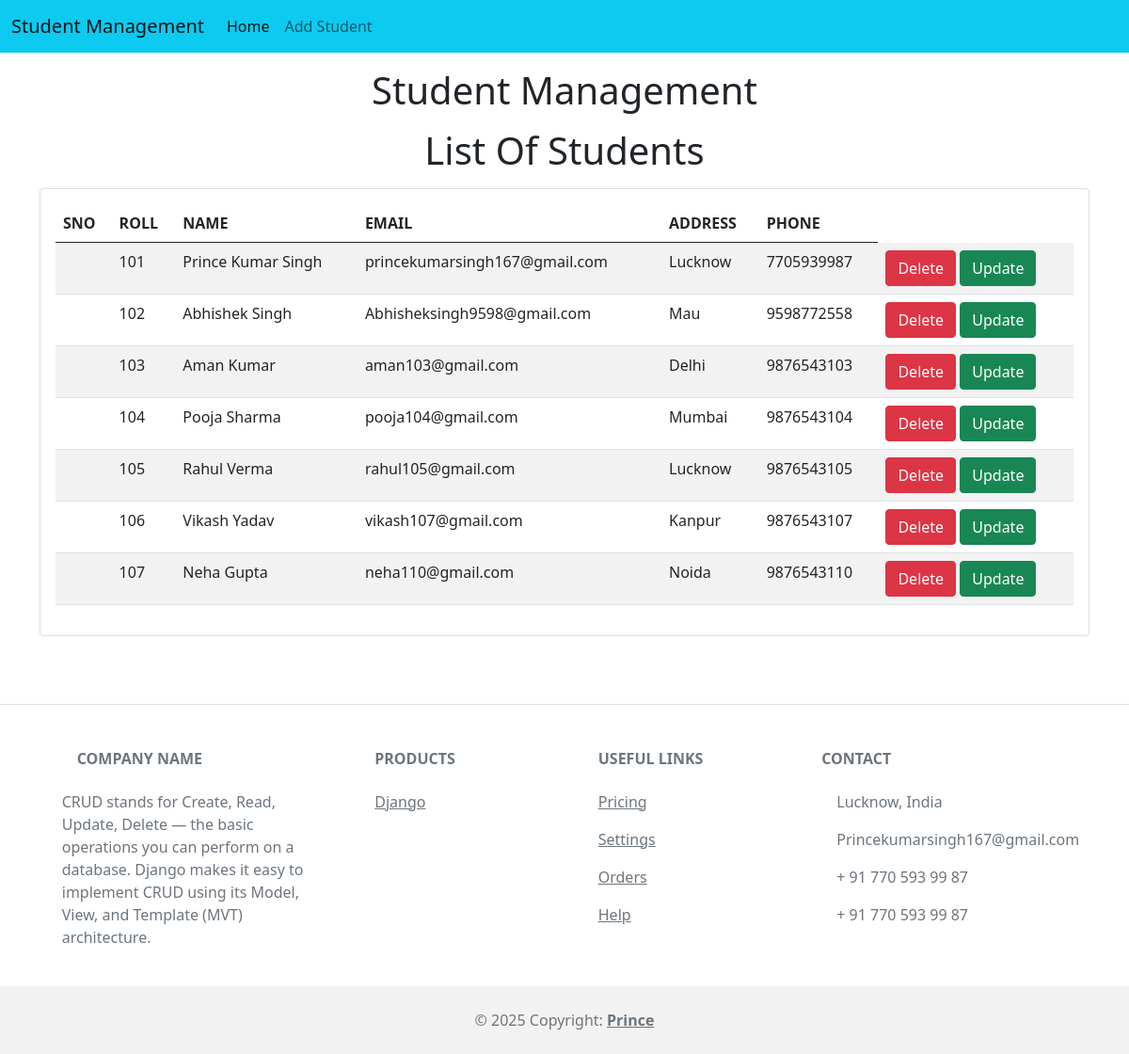
The page /std/ on the database as committed earlier.
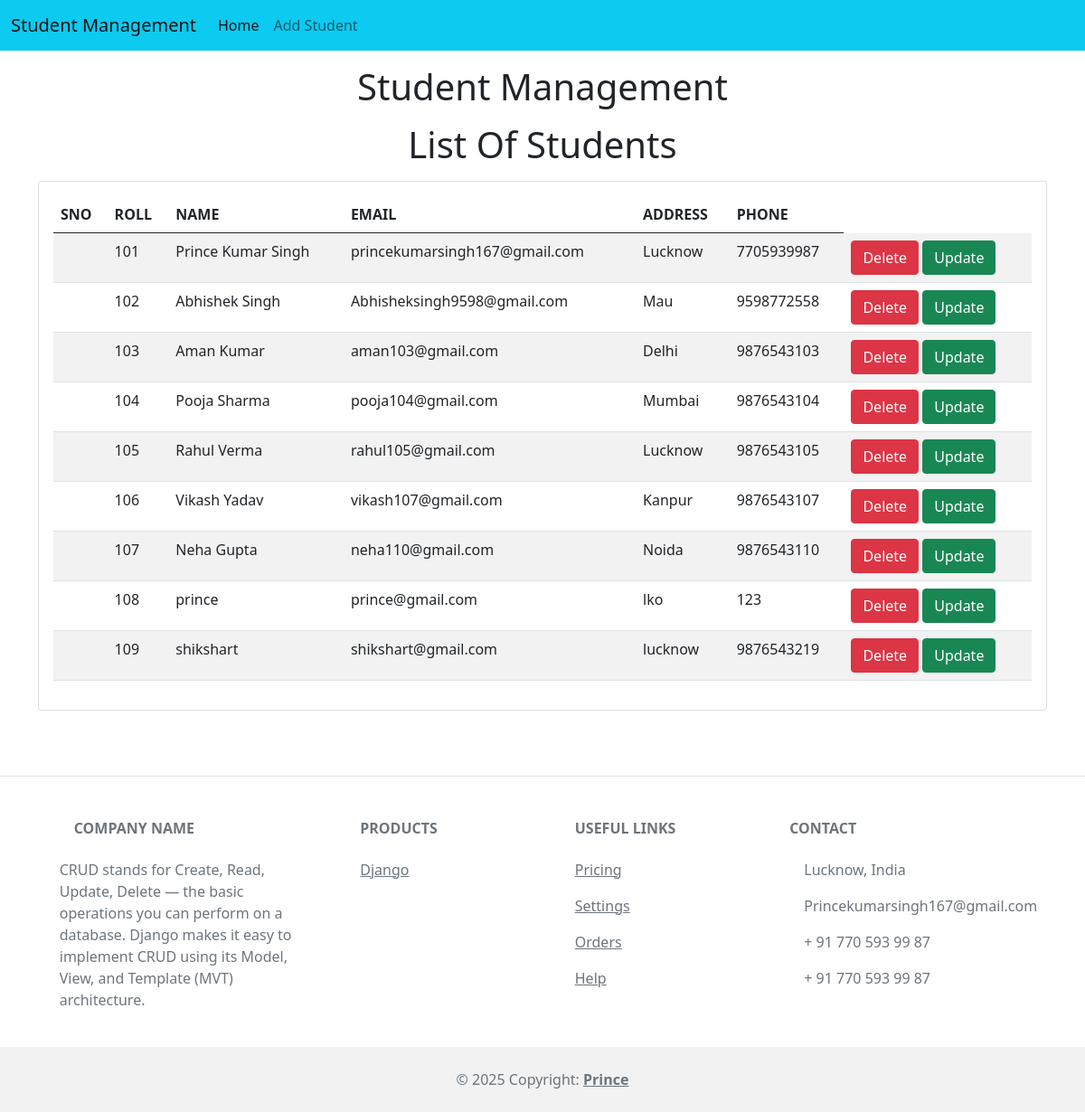
The same page on the database as committed later.
### std/models.py (models this page shows)
class Student(models.Model):
    roll=models.CharField(max_length=100)
    name=models.CharField(max_length=50)
    email=models.CharField(max_length=150)
    address=models.CharField(max_length=200)
    phone=models.CharField(max_length=10)

### std/views.py (the view)
# urls.py: path("",home),
def home(request):
    std=Student.objects.all()
    return render(request,"std/home.html", {'std':std})

### templates/std/home.html (shortened to what this page needs)
<!doctype html>
<html lang="en">
  <head>
    <link href="https://cdn.jsdelivr.net/npm/bootstrap@5.0.2/dist/css/bootstrap.min.css" rel="stylesheet">
  </head>
  <body>
    {% include 'std/navbar.html' %}
    <h1 class="text-center my-3">Student Management</h1>
    <h1 class="text-center my-3">List Of Students</h1>
    <div class="container">
      <div class="row">
        <div class="col-md-12">
          <div class="card">
            <div class="card-body">
              <table class="table table-striped">
                <thead>
                  <tr>
                    <th>SNO</th>
                    <th>ROLL</th>
                    <th>NAME</th>
                    <th>EMAIL</th>
                    <th>ADDRESS</th>
                    <th>PHONE</th>
                  </tr>
                </thead>
                <tbody>
                  {% for s in std %}
                  <tr>
                    <td>{{forloop_counter}}</td>
                    <td>{{s.roll}}</td>
                    <td>{{s.name}}</td>
                    <td>{{s.email}}</td>
                    <td>{{s.address}}</td>
                    <td>{{s.phone}}</td>
                    <td>
                      <a href="/std/delete-std/{{s.id}}" class="btn btn-danger md-sm">Delete</a>
                      <a href="/std/update-std/{{s.id}}" class="btn btn-success md-sm">Update</a>
                    </td>
                  </tr>
                  {% endfor %}
                </tbody>
              </table>
            </div>
          </div>
        </div>
      </div>
    </div>
    {% include 'std/footer.html' %}
  </body>
</html>

### templates/std/navbar.html (shortened to what this page needs)
<nav class="navbar navbar-expand-lg navbar-light bg-info">
  <div class="container-fluid">
    <a class="navbar-brand" href="/std/home/">Student Management</a>
    <div class="collapse navbar-collapse" id="navbarSupportedContent">
      <ul class="navbar-nav me-auto mb-2 mb-lg-0">
        <li class="nav-item">
          <a class="nav-link active" aria-current="page" href="/std/home/">Home</a>
        </li>
        <li class="nav-item">
          <a class="nav-link" href="/std/add-std/">Add Student</a>
        </li>
    </div>
  </div>
</nav>

### templates/std/footer.html (shortened to what this page needs)
<footer class="text-center text-lg-start bg-body-tertiary text-muted">
  <section
    class="d-flex justify-content-center justify-content-lg-between p-4 border-bottom"
  >
    <div>
    </div>
  </section>
  <section class="">
    <div class="container text-center text-md-start mt-5">
      <div class="row mt-3">
        <div class="col-md-3 col-lg-4 col-xl-3 mx-auto mb-4">
          <h6 class="text-uppercase fw-bold mb-4">
            Company name
          </h6>
          <p>
            CRUD stands for Create, Read, Update, Delete — the basic operations
            you can perform on a database. Django makes it easy to implement
            CRUD using its Model, View, and Template (MVT) architecture.
          </p>
        </div>
        <div class="col-md-2 col-lg-2 col-xl-2 mx-auto mb-4">
          <h6 class="text-uppercase fw-bold mb-4">Products</h6>
          <p>
            <a href="#!" class="text-reset">Django</a>
          </p>
        </div>
        <div class="col-md-3 col-lg-2 col-xl-2 mx-auto mb-4">
          <h6 class="text-uppercase fw-bold mb-4">Useful links</h6>
          <p>
            <a href="#!" class="text-reset">Pricing</a>
          </p>
          <p>
            <a href="#!" class="text-reset">Settings</a>
          </p>
          <p>
            <a href="#!" class="text-reset">Orders</a>
          </p>
          <p>
            <a href="#!" class="text-reset">Help</a>
          </p>
        </div>
        <div class="col-md-4 col-lg-3 col-xl-3 mx-auto mb-md-0 mb-4">
          <h6 class="text-uppercase fw-bold mb-4">Contact</h6>
          <p> Lucknow, India</p>
          <p>
            Princekumarsingh167@gmail.com
          </p>
          <p> + 91 770 593 99 87</p>
          <p> + 91 770 593 99 87</p>
        </div>
      </div>
    </div>
  </section>
  <div class="text-center p-4" style="background-color: rgba(0, 0, 0, 0.05)">
    © 2025 Copyright:
    <a class="text-reset fw-bold" href="https://mdbootstrap.com/">Prince</a>
  </div>
</footer>

Rows that differ between the two databases and show on the page:
added Student: roll "108", name "prince", email "prince@gmail.com", address "lko", phone "123"
added Student: roll "109", name "shikshart", email "shikshart@gmail.com", address "lucknow", phone "9876543219"
